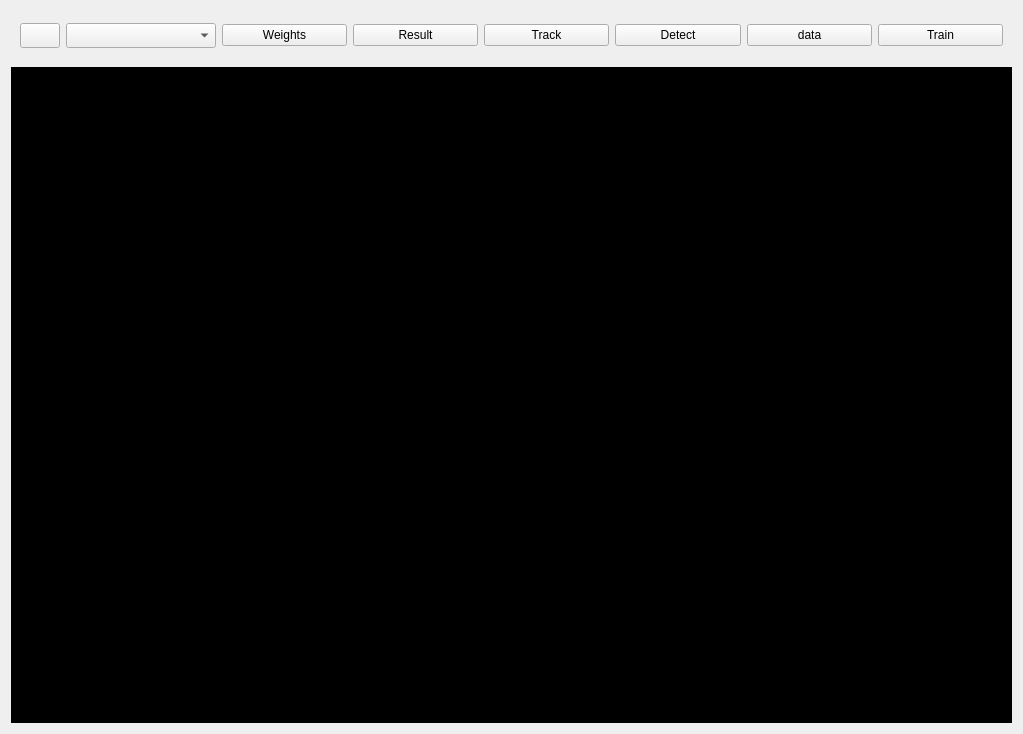
<?xml version="1.0" encoding="UTF-8"?>
<ui version="4.0">
 <class>YOLOV8</class>
 <widget class="QWidget" name="YOLOV8">
  <property name="geometry">
   <rect>
    <x>0</x>
    <y>0</y>
    <width>1023</width>
    <height>734</height>
   </rect>
  </property>
  <property name="windowTitle">
   <string>YOLOV8</string>
  </property>
  <layout class="QGridLayout" name="gridLayout_3">
   <item row="1" column="0" colspan="3">
    <widget class="QWidget" name="widget" native="true">
     <property name="minimumSize">
      <size>
       <width>600</width>
       <height>400</height>
      </size>
     </property>
     <property name="maximumSize">
      <size>
       <width>16777215</width>
       <height>16777215</height>
      </size>
     </property>
     <property name="styleSheet">
      <string notr="true">background-color: rgb(0, 0, 0);</string>
     </property>
     <layout class="QGridLayout" name="gridLayout">
      <item row="0" column="0">
       <widget class="QLabel" name="showwidget">
        <property name="text">
         <string/>
        </property>
       </widget>
      </item>
     </layout>
    </widget>
   </item>
   <item row="0" column="0" colspan="3">
    <widget class="QWidget" name="Buttons" native="true">
     <property name="minimumSize">
      <size>
       <width>0</width>
       <height>50</height>
      </size>
     </property>
     <property name="maximumSize">
      <size>
       <width>16777215</width>
       <height>50</height>
      </size>
     </property>
     <layout class="QGridLayout" name="gridLayout_2">
      <item row="0" column="8">
       <widget class="QPushButton" name="Train">
        <property name="text">
         <string>Train</string>
        </property>
       </widget>
      </item>
      <item row="0" column="7">
       <widget class="QPushButton" name="pushButton_2">
        <property name="text">
         <string>data</string>
        </property>
       </widget>
      </item>
      <item row="0" column="6">
       <widget class="QPushButton" name="Detect">
        <property name="text">
         <string>Detect</string>
        </property>
       </widget>
      </item>
      <item row="0" column="5">
       <widget class="QPushButton" name="pushButton">
        <property name="text">
         <string>Track</string>
        </property>
       </widget>
      </item>
      <item row="0" column="2">
       <widget class="QComboBox" name="Models">
        <property name="minimumSize">
         <size>
          <width>150</width>
          <height>25</height>
         </size>
        </property>
       </widget>
      </item>
      <item row="0" column="1">
       <widget class="QToolButton" name="Camera">
        <property name="minimumSize">
         <size>
          <width>40</width>
          <height>25</height>
         </size>
        </property>
        <property name="text">
         <string/>
        </property>
        <property name="icon">
         <iconset>
          <normaloff>Resource/Icon/Camera.png</normaloff>Resource/Icon/Camera.png</iconset>
        </property>
        <property name="checkable">
         <bool>true</bool>
        </property>
       </widget>
      </item>
      <item row="0" column="3">
       <widget class="QPushButton" name="Weights">
        <property name="text">
         <string>Weights</string>
        </property>
       </widget>
      </item>
      <item row="0" column="4">
       <widget class="QPushButton" name="Result">
        <property name="text">
         <string>Result</string>
        </property>
       </widget>
      </item>
     </layout>
    </widget>
   </item>
  </layout>
 </widget>
 <resources/>
 <connections/>
</ui>
